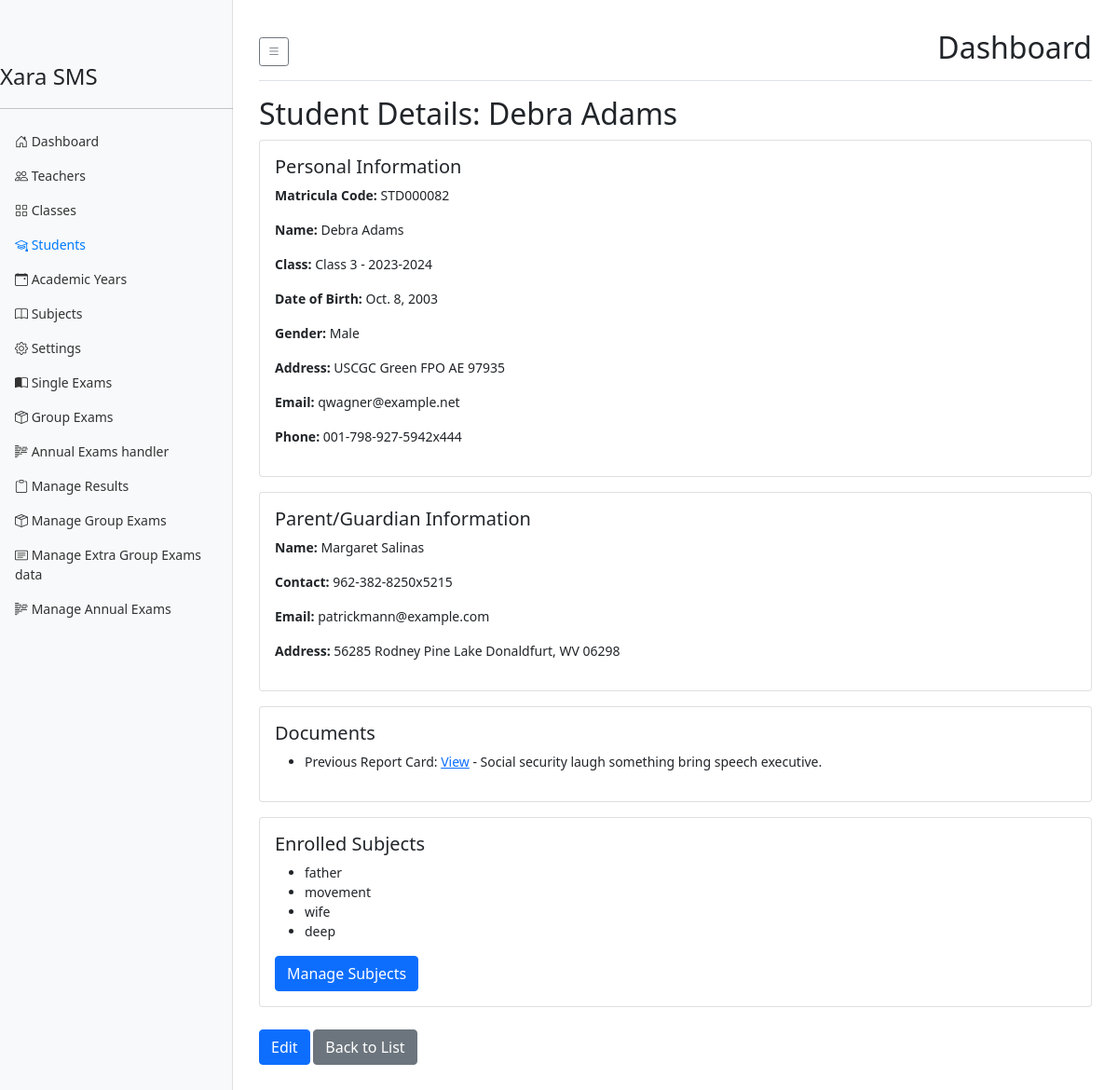
The app's page /users/students/83/ (signed in) with its own data.
### result_system/models.py (models this page shows, shortened)
class Student(models.Model):
    school = models.ForeignKey(School, on_delete=models.CASCADE, related_name='students')
    first_name = models.CharField(max_length=100)
    last_name = models.CharField(max_length=100)
    matricula_code = models.CharField(max_length=15, unique=True)
    current_class = models.ForeignKey(Class, on_delete=models.SET_NULL, null=True, related_name='current_students')
    date_of_birth = models.DateField(null=True, blank=True)
    gender = models.CharField(max_length=1, choices=[('M', 'Male'), ('F', 'Female'), ('O', 'Other')], blank=True)
    address = models.TextField(blank=True)
    email = models.EmailField(blank=True)
    phone = models.CharField(max_length=20, blank=True)
    parent_name = models.CharField(max_length=200, blank=True)
    parent_contact = models.CharField(max_length=20, blank=True)
    parent_email = models.EmailField(blank=True)
    parent_address = models.TextField(blank=True)
    date_enrolled = models.DateField(default=timezone.now)
    picture = models.ImageField(upload_to='student_pictures/', blank=True, null=True)
    is_active = models.BooleanField(default=True)
    results_access_payed = models.BooleanField(default=False)
    results_access_date_payed = models.DateField(null=True, blank=True)
    results_access_phone_number_payed = models.CharField(max_length=20, blank=True)
    objects = StudentManager()
    class Meta:
        permissions = [
            ("can_view_student_grades", "Can view student grades"),
            ("can_edit_student_grades", "Can edit student grades"),
        ]
    def get_current_subjects(self):
        if self.current_class:
            return StudentSubject.objects.filter(
                student=self,
                academic_year=self.current_class.academic_year,
                is_active=True
            )
        return StudentSubject.objects.none()
    def get_full_name(self):
        return f"{self.first_name} {self.last_name}"

class Class(models.Model):
    school = models.ForeignKey(School, on_delete=models.CASCADE, related_name='classes')
    name = models.CharField(max_length=50)
    academic_year = models.ForeignKey(AcademicYear, on_delete=models.CASCADE, related_name='classes')
    capacity = models.PositiveIntegerField(default=3000)
    class_master = models.ForeignKey(
        'Teacher',  # Assuming you have a Teacher model
        on_delete=models.SET_NULL,
        null=True,
        blank=True,
        related_name='mastered_classes'
    )
    class Meta:
        unique_together = ('school', 'name', 'academic_year')
        verbose_name_plural = 'Classes'
    def __str__(self):
        return f"{self.name} - {self.academic_year.year}"

class AcademicYear(models.Model):
    school = models.ForeignKey(School, on_delete=models.CASCADE, related_name='academic_years')
    year = models.CharField(max_length=9)  # e.g., "2023-2024"
    start_date = models.DateField()
    end_date = models.DateField()
    is_current = models.BooleanField(default=False)
    class Meta:
        unique_together = ('school', 'year')
        indexes = [
            models.Index(fields=['school', 'is_current']),
        ]

class StudentDocument(models.Model):
    DOCUMENT_TYPES = [
        ('BIRTH_CERT', 'Birth Certificate'),
        ('ID_CARD', 'ID Card'),
        ('PREV_REPORT', 'Previous Report Card'),
        ('OTHER', 'Other'),
    ]
    student = models.ForeignKey(Student, on_delete=models.CASCADE, related_name='documents')
    document_type = models.CharField(max_length=20, choices=DOCUMENT_TYPES)
    file = models.FileField(
        upload_to='student_documents/',
        validators=[
            FileExtensionValidator(allowed_extensions=['pdf', 'jpg', 'jpeg', 'png']),
            validate_file_size
        ]
    )
    uploaded_at = models.DateTimeField(auto_now_add=True)
    description = models.TextField(blank=True)

class StudentSubject(models.Model):
    student = models.ForeignKey(Student, on_delete=models.CASCADE, related_name='enrolled_subjects')
    class_subject = models.ForeignKey(ClassSubject, on_delete=models.CASCADE, related_name='student_subjects')
    academic_year = models.ForeignKey(AcademicYear, on_delete=models.CASCADE)
    enrollment_date = models.DateField(default=timezone.now)
    is_active = models.BooleanField(default=True)
    class Meta:
        unique_together = ('student', 'class_subject', 'academic_year')

class ClassSubject(models.Model):
    class_obj = models.ForeignKey(Class, on_delete=models.CASCADE, related_name='subjects')
    subject = models.ForeignKey(Subject, on_delete=models.CASCADE, related_name='classes')
    credit = models.DecimalField(max_digits=3, decimal_places=1)
    max_students = models.PositiveIntegerField(default=0, help_text="0 means no limit")
    is_active = models.BooleanField(default=True)
    class Meta:
        unique_together = ('class_obj', 'subject')

class Subject(models.Model):
    SUBJECT_TYPES = [
        ('MANDATORY', 'Mandatory'),
        ('ELECTIVE', 'Elective'),
    ]
    school = models.ForeignKey(School, on_delete=models.CASCADE, related_name='subjects')
    name = models.CharField(max_length=100)
    code = models.CharField(max_length=10)
    default_credit = models.DecimalField(max_digits=3, decimal_places=1, default=1.0, validators=[MinValueValidator(1.0), MaxValueValidator(20.0)])
    description = models.TextField(blank=True)
    subject_type = models.CharField(max_length=10, choices=SUBJECT_TYPES, default='MANDATORY')
    is_active = models.BooleanField(default=True)
    created_at = models.DateTimeField(auto_now_add=True)
    updated_at = models.DateTimeField(auto_now=True)
    class Meta:
        unique_together = ('school', 'code')
        ordering = ['name']

### users/views.py (the view)
# urls.py: path('students/<int:pk>/', StudentDetailView.as_view(), name='student_detail'),
class StudentDetailView(SecretaryRequiredMixin, DetailView):
    model = Student
    template_name = 'users/student_detail.html'
    context_object_name = 'student'
    def get_context_data(self, **kwargs):
        context = super().get_context_data(**kwargs)
        context['documents'] = self.object.documents.all()
        context['enrolled_subjects'] = self.object.get_current_subjects().select_related('class_subject__subject').filter(class_subject__is_active=True)
        return context

### result_system/models.py (called while the page is built)
    def get_queryset(self):
        return super().get_queryset().select_related('current_class')

### users/mixins.py (called while the page is built)
    def dispatch(self, request, *args, **kwargs):
        if not request.user.is_authenticated or request.user.user_type != 'S':
            raise PermissionDenied
        return super().dispatch(request, *args, **kwargs)

### templates/users/student_detail.html (shortened to what this page needs)
{% extends "users/dashboard_base.html" %}
{% block dashboard_content %}
<h2>Student Details: {{ student.get_full_name }}</h2>
<div class="card mb-3">
    <div class="card-body">
        <h5 class="card-title">Personal Information</h5>
        <p><strong>Matricula Code:</strong> {{ student.matricula_code }}</p>
        <p><strong>Name:</strong> {{ student.get_full_name }}</p>
        <p><strong>Class:</strong> {{ student.current_class|default:"Not Assigned" }}</p>
        <p><strong>Date of Birth:</strong> {{ student.date_of_birth }}</p>
        <p><strong>Gender:</strong> {{ student.get_gender_display }}</p>
        <p><strong>Address:</strong> {{ student.address }}</p>
        <p><strong>Email:</strong> {{ student.email }}</p>
        <p><strong>Phone:</strong> {{ student.phone }}</p>
    </div>
</div>
<div class="card mb-3">
    <div class="card-body">
        <h5 class="card-title">Parent/Guardian Information</h5>
        <p><strong>Name:</strong> {{ student.parent_name }}</p>
        <p><strong>Contact:</strong> {{ student.parent_contact }}</p>
        <p><strong>Email:</strong> {{ student.parent_email }}</p>
        <p><strong>Address:</strong> {{ student.parent_address }}</p>
    </div>
</div>
<div class="card mb-3">
    <div class="card-body">
        <h5 class="card-title">Documents</h5>
        {% if documents %}
            <ul>
            {% for document in documents %}
                <li>
                    {{ document.get_document_type_display }}:
                    <a href="{{ document.file.url }}" target="_blank">View</a>
                    {% if document.description %} - {{ document.description }}{% endif %}
                </li>
            {% endfor %}
            </ul>
        {% else %}
            <p>No documents uploaded.</p>
        {% endif %}
    </div>
</div>
<div class="card mb-3">
    <div class="card-body">
        <h5 class="card-title">Enrolled Subjects</h5>
        {% if enrolled_subjects %}
            <ul>
            {% for enrollment in enrolled_subjects %}
                <li>{{ enrollment.class_subject.subject.name }}</li>
            {% endfor %}
            </ul>
        {% else %}
            <p>No subjects enrolled.</p>
        {% endif %}
        <a href="{% url 'manage_student_subjects' pk=student.pk %}" class="btn btn-primary">Manage Subjects</a>
    </div>
</div>
<div class="my-4">
    <a href="{% url 'student_edit' student.pk %}" class="btn btn-primary">Edit</a>
    <a href="{% url 'student_list' %}" class="btn btn-secondary">Back to List</a>
</div>
{% endblock %}

### templates/users/dashboard_base.html (style rules this page uses)
body { font-size: .875rem; }

### records on screen
Student: get_full_name "Debra Adams", matricula_code "STD000082", current_class "Class 3 - 2023-2024", date_of_birth "Oct. 8, 2003", gender "Male", address "USCGC Green FPO AE 97935", email "qwagner@example.net", phone "001-798-927-5942x444", parent_name "Margaret Salinas", parent_contact "962-382-8250x5215", parent_email "patrickmann@example.com", parent_address "56285 Rodney Pine Lake Donaldfurt, WV 06298"
StudentDocument: document_type "Previous Report Card", description "Social security laugh something bring speech executive."
StudentSubject: class_subject.subject.name "father"
StudentSubject: class_subject.subject.name "movement"
StudentSubject: class_subject.subject.name "wife"
StudentSubject: class_subject.subject.name "deep"
